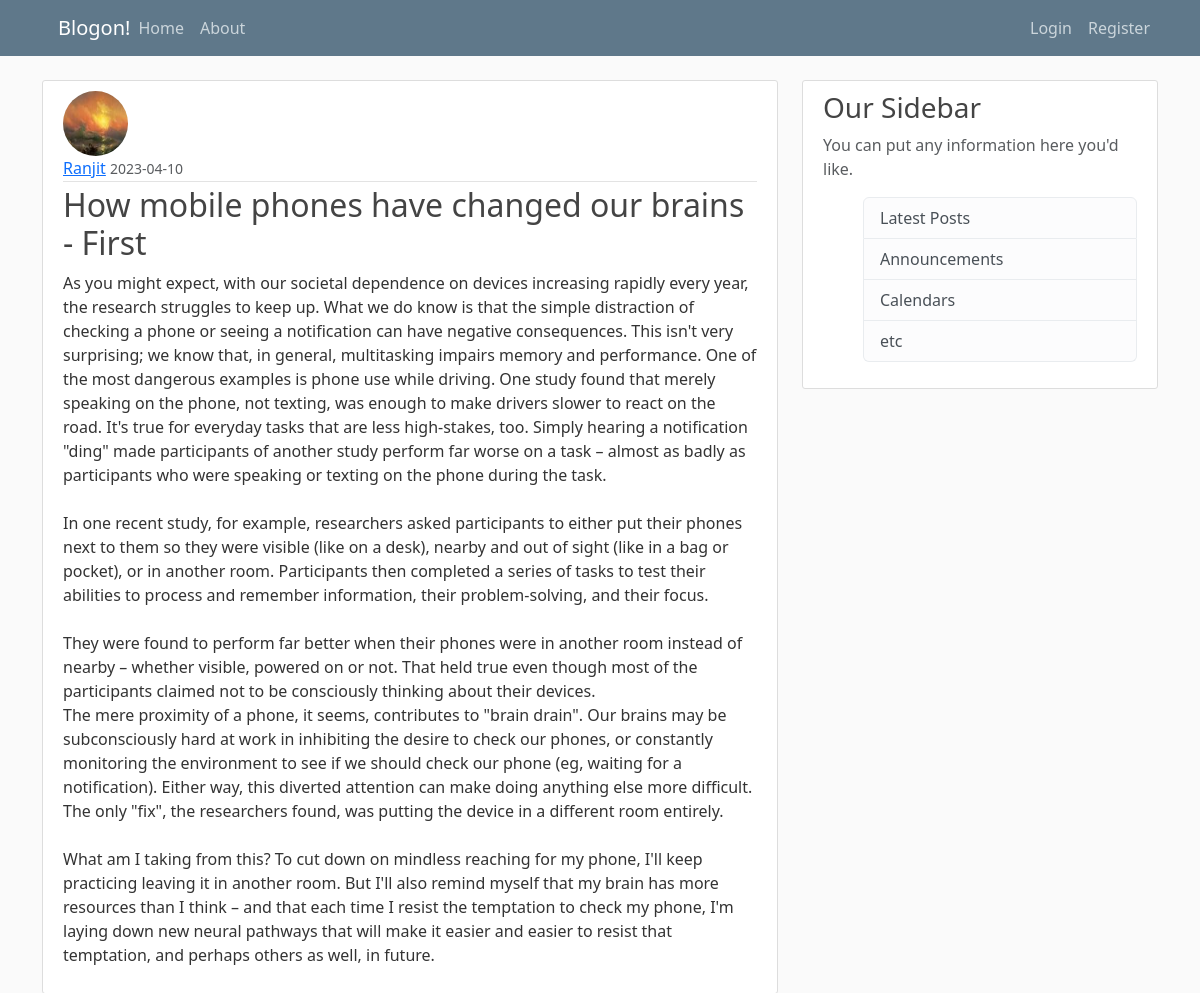
Screenshot of /post/3 with the database file from the repository.
### flaskblog/models.py (models this page shows, shortened)
class User(db.Model, UserMixin):
    id = db.Column(db.Integer, primary_key = True)
    username = db.Column(db.String(20), unique =True, nullable = False)
    email = db.Column(db.String(120), unique =True, nullable = False)
    image_file = db.Column(db.String(20), default = 'default.jpg')
    password = db.Column(db.String(60), nullable = False)
    posts = db.relationship('Post', backref = 'author', lazy = True)

class Post(db.Model):
    id = db.Column(db.Integer, primary_key = True)
    title = db.Column(db.String(100), nullable = False)
    date_posted = db.Column(db.DateTime, nullable = False, default = datetime.utcnow)
    content = db.Column(db.Text, nullable = False)
    user_id = db.Column(db.Integer, db.ForeignKey('user.id'), nullable = False)

### flaskblog/routes.py (the view)
@app.route("/post/<int:post_id>")
def post(post_id):
    post = Post.query.get_or_404(post_id)
    return render_template('post.html', title = post.title, post = post)

### flaskblog/templates/post.html (shortened to what this page needs)
{% extends "layout.html" %}
{% block content %}
    <article class="media content-section">
        <img class="rounded-circle article-img" src="{{ url_for('static', filename = 'profile_pics/' + post.author.image_file) }}">
        <div class="media-body">
            <div class="article-metadata">
            <a class="mr-2" href="#">{{ post.author.username }}</a>
            <small class="text-muted">{{ post.date_posted.strftime('%Y-%m-%d')}}</small>
        </div>
        <h2 class ="article-title">{{ post.title }}</h2>
        <p class="article-content">{{ post.content }}</p>
        </div>
    </article>
{% endblock content %}

### flaskblog/static/main.css (style rules this page uses)
body { background: #fafafa; color: #333333; margin-top: 5rem; }
h1, h2, h3, h4, h5, h6 { color: #444444; }
.content-section { background: #ffffff; padding: 10px 20px; border: 1px solid #dddddd; border-radius: 3px; margin-bottom: 20px; }
.article-title { color: #444444; }
.article-content { white-space: pre-line; }
.article-img { height: 65px; width: 65px; margin-right: 16px; }
.article-metadata { padding-bottom: 1px; margin-bottom: 4px; border-bottom: 1px solid #e3e3e3 }

### rows the page displays
User: image_file (picture), author.username "Ranjit"
Post: date_posted "2023-04-10", title "How mobile phones have changed our brains - First", content "As you might expect, with our societal dependence on devices increasing rapidly every year, the research struggles to keep up. What we do know is that the simple distraction of checking a phone or seeing a notification can have negative consequences. This isn't very surprising; we know that, in general, multitasking impairs memory and performance. One of the most dangerous examples is phone use while driving. One study found that merely speaking on the phone, not texting, was enough to make drivers slower to react on the road. It's true for everyday tasks that are less high-stakes, too. Simply hearing a notification \"ding\" made participants of another study perform far worse on a task –…"
